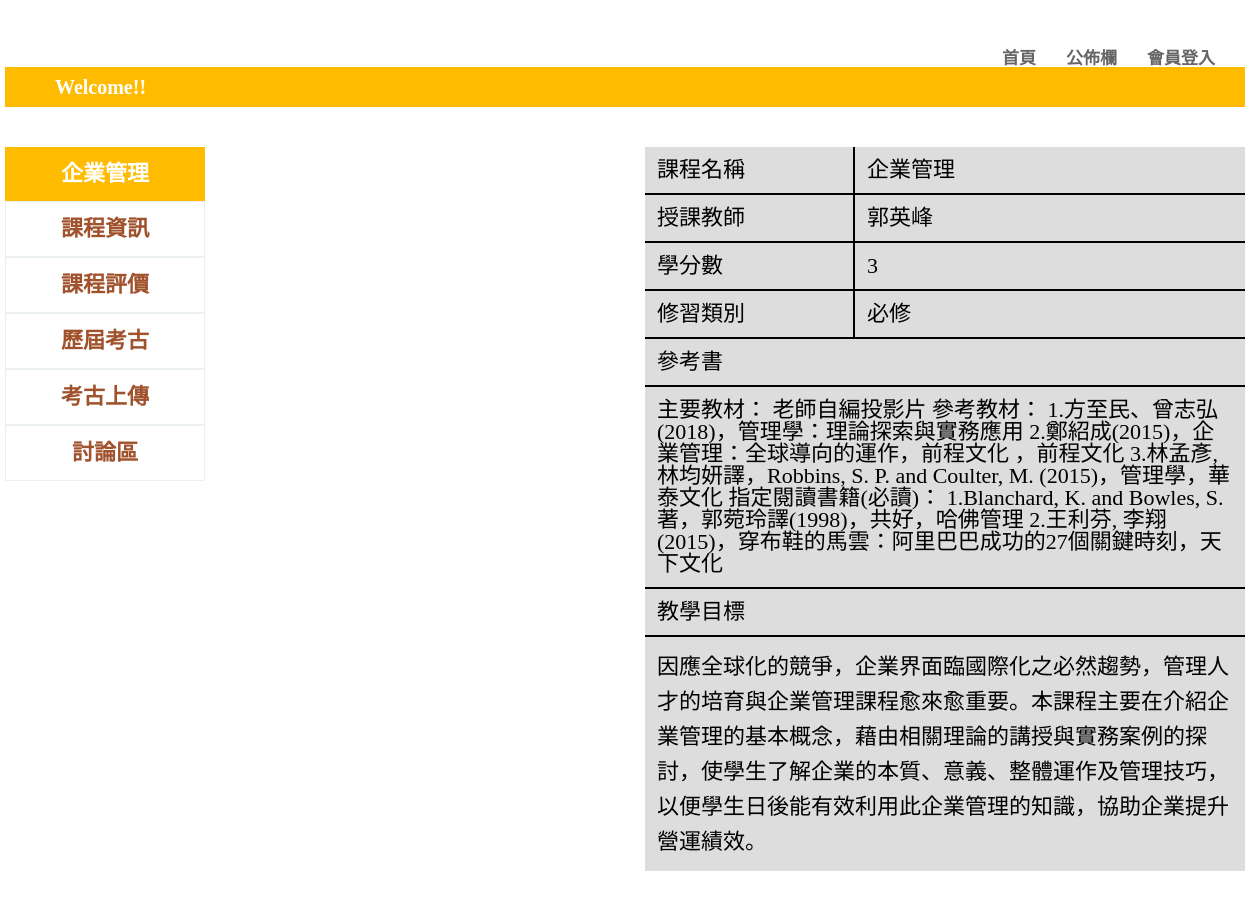
The app's page /information.php?name=郭英峰&subject=企業管理 with its own data.
### tables this page shows
CREATE TABLE `information` (
  `subject` text NOT NULL,
  `name` text NOT NULL,
  `credit` int(5) NOT NULL,
  `category` text NOT NULL,
  `book` text NOT NULL,
  `objectives` text NOT NULL
);

### information.php (the view, shortened to what this page needs)
<!DOCTYPE html>
<html lang="en">
<head>
    <link rel="stylesheet" href="information.css">
</head>
<body>
<div class="wrap">
        <div class="header">
            <div class="logo">
                <a href="home.php"><img src="https://scontent.fkhh1-1.fna.fbcdn.net/v/t1.0-9/59887336_2148001515320668_3034674628355162112_n.jpg?_nc_cat=102&_nc_ht=scontent.fkhh1-1.fna&oh=3e3b0a3597d9b5d9d1618160a6ef6f59&oe=5D5B49C3" alt=""></a>
            </div>
            <div class="function">
             <div class="list">
                 <ul>
                     <li><a href="home.php">首頁</a></li>
                     <li><a href="bulletinboard.php">公佈欄</a></li>
                     <?php
                     if(!isset($_SESSION["account"])){
                        echo "<li><a href='signin.php'>會員登入</a></li>";
                     }else{
                        echo "<li><a href='home.php?logout=yes'>會員登出</a></li>";
                     }
                    ?>
                </ul>
            </div>
            </div>
            <div class="title">
                <div class="welcome"><marquee scrollamount="10" behavior="alternate">Welcome!!</marquee></div>
            </div>
        </div>
    <div class="content">
        <div class="mean">
        <?php
            $name=$_GET['name'];
            $subject=$_GET['subject'];
            echo "<span class='top'>$subject</span>";
            echo "<ul><li><a href='information.php?name=$name&subject=$subject'>課程資訊</a></li>";
            echo "<li><a href='classdb.php?name=$name&subject=$subject'>課程評價</a></li>";
            echo "<li><a href='history.php?name=$name&subject=$subject'>歷屆考古</a></li>";
            echo "<li><a href='upload.php?name=$name&subject=$subject'>考古上傳</a></li>";
            echo "<li><a href='comment.php?name=$name&subject=$subject'>討論區</a></li></ul>";
         ?>
         </div>
   <div class="classinfo">
   <?php
          $name=$_GET['name'];
        if($name){
            if($name==楊書成){
                echo"<div class='picture'><img src='../photo/Henry.jpg' alt=''></div>";
            }else if($name==王凱){
                echo "<div class='picture'><img src='../photo/photo2.jpg' alt=''></div>";
            }else if($name==廖洧杰){
                echo "<div class='picture'><img src='../photo/wei2.png' alt=''></div>";
            }else if($name==王學亮){
                echo "<div class='picture'><img src='../photo/Leon2.jpg' alt=''></div>";
            }else if($name==郭英峰){
                echo "<div class='picture'><img src='../photo/Fred2.jpg' alt=''></div>";
            }else if($name==丁一賢){
                echo "<div class='picture'><img src='../photo/ting2.jpg' alt=''></div>";
            }else if($name==吳建興){
                echo "<div class='picture'><img src='../photo/James2.jpg' alt=''></div>";
            }else if($name==楊新章){
                echo "<div class='picture'><img src='../photo/HsinChang2.jpg' alt=''></div>";
            }else if($name==蕭漢威){
                echo "<div class='picture'><img src='../photo/hanwei2.png' alt=''></div>";
            }else if($name==趙建雄){
                echo "<div class='picture'><img src='../photo/Bear.png' alt=''></div>";
            }
         echo "<div class='info'>";
            $link=@mysqli_connect('localhost','root','','php');
         $sql_information="SELECT * FROM information  where name='$name'";
          if($information_result=mysqli_query($link,$sql_information)){
              echo "<table  width=600  border=2>";
              while($row=mysqli_fetch_assoc($information_result))
             {
                 echo "<tr><td class='t'>課程名稱</td><td class='detail'>".$row["subject"]."</td></tr>";
                 echo "<tr><td class='t'>授課教師</td><td class='detail'>".$row["name"]."</td></tr>";
                 echo "<tr><td class='t'>學分數</td><td class='detail'>".$row["credit"]."</td></tr>";
                 echo "<tr><td class='t'>修習類別</td><td class='detail'>".$row["category"]."</td></tr>";
              }
              echo "</table>";
         }
         if($information_result=mysqli_query($link,$sql_information)){
            echo "<table  width=600  border=2>";
            while($row=mysqli_fetch_assoc($information_result))
           {
               echo "<tr><td class='t2'>參考書</td></tr>";
               echo "<tr><td class='t2'>".$row["book"]."</td></tr>";
               echo "<tr><td class='t2'>教學目標</td></tr>";
               echo "<tr><td class='detail2'>".$row["objectives"]."</td></tr>";
            }
            echo "</table>";
       }
       echo"</div>";
        }
         ?>
   </div>
    </div>
    </div>
</body>
</html>

### information.css (style rules this page uses)
html, body, div, span, applet, object, iframe, h1, h2, h3, h4, h5, h6, p, blockquote, pre, a, abbr, acronym, address, big, cite, code, del, dfn, em, img, ins, kbd, q, s, samp, small, strike, strong, sub, sup, tt, var, b, u, i, center, dl, dt, dd, ol, ul, li, fieldset, form, label, legend, table, caption, tbody, tfoot, thead, tr, th, td, article, aside, canvas, details, embed, figure, figcaption, footer, header, hgroup, menu, nav, output, ruby, section, summary, time, mark, audio, video { margin: 0; padding: 0; border: 0; font-size: 100%; font: inherit; vertical-align: baseline; }
body { line-height: 1; }
ol, ul { list-style: none; }
table { border-collapse: collapse; border-spacing: 0; }
a { text-decoration:none; }
.wrap { width: 1240px; margin: 0 auto; font-family: 微軟正黑體; }
.logo { float: left; width: 500px; }
.logo img { width: 50%; padding: 10px 0px 0px 55px; }
.title { height: 40px; background-color: #FFBB00; }
.welcome { margin-left: 50px; float: left; width: 80%; font-size: 20px; padding-top: 10px; color: #ffffff; font-weight: bold; }
.function { float:right; padding-top: 50px; }
.list { float:left; }
.list li { float:left; padding-right: 30px; font-size: 17px; font-weight: bolder; font-family: 微軟正黑體; }
.list li a { color: #666666 ; }
.mean { width: 200px; text-align: center; float: left; font-size: 22px; font-weight: bold; margin-top:40px; font-family:微軟正黑體; }
.mean li { list-style:none; border: #EAF0ED solid 1px; padding: 16px; }
.mean a { display: block; color: #A0522D; text-decoration:none; }
.mean span { font-weight: bolder; background-color: #FFBB00; color:#fff; display: block; padding: 16px; }
.info { margin-top: 40px; float: right; margin-bottom: 100px; }
table { background-color: #dddddd; }
table td { padding:12px; font-size: 22px; font-family: 微軟正黑體; }
table .t { width: 200px; border-right: 2px solid #000000; border-bottom: 2px solid #000000; }
table .detail { width: 400px; border-bottom: 2px solid #000000; }
table .t2 { border-bottom: 2px solid #000000; }
table .detail2 { line-height: 35px; }
.picture { margin-top: 40px; float: left; padding-left: 60px; }

### records on screen
information: subject "企業管理", name "郭英峰", credit "3", category "必修", book "主要教材： 老師自編投影片 參考教材： 1.方至民、曾志弘(2018)，管理學：理論探索與實務應用 2.鄭紹成(2015)，企業管理：全球導向的運作，前程文化 ，前程文化 3.林孟彥, 林均妍譯，Robbins, S. P. and Coulter, M. (2015)，管理學，華泰文化 指定閱讀書籍(必讀)： 1.Blanchard, K. and Bowles, S.著，郭菀玲譯(1998)，共好，哈佛管理 2.王利芬, 李翔(2015)，穿布鞋的馬雲：阿里巴巴成功的27個關鍵時刻，天下文化", objectives "因應全球化的競爭，企業界面臨國際化之必然趨勢，管理人才的培育與企業管理課程愈來愈重要。本課程主要在介紹企業管理的基本概念，藉由相關理論的講授與實務案例的探討，使學生了解企業的本質、意義、整體運作及管理技巧，以便學生日後能有效利用此企業管理的知識，協助企業提升營運績效。"

### other values on screen
$subject "企業管理"
